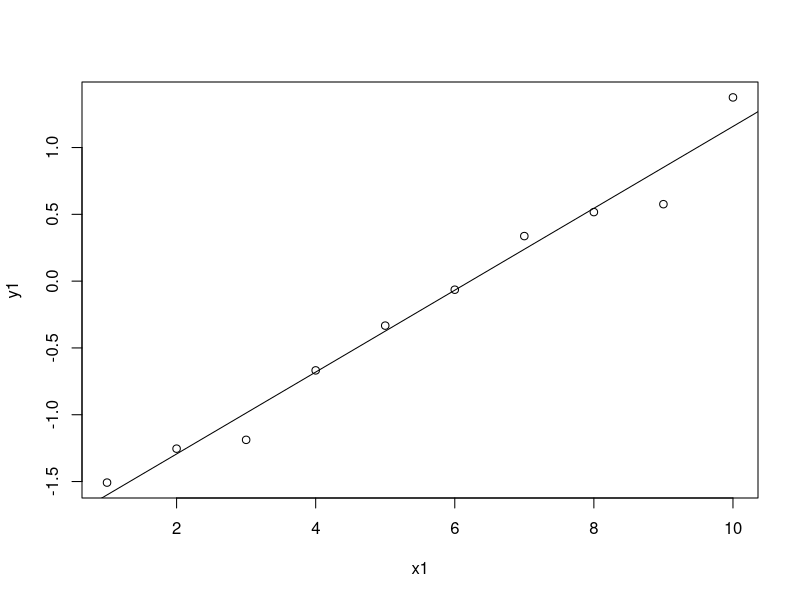
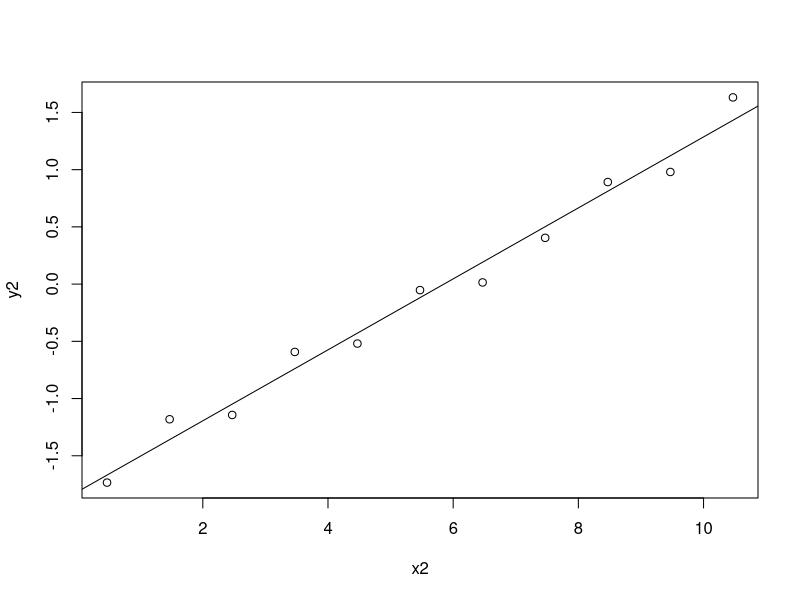
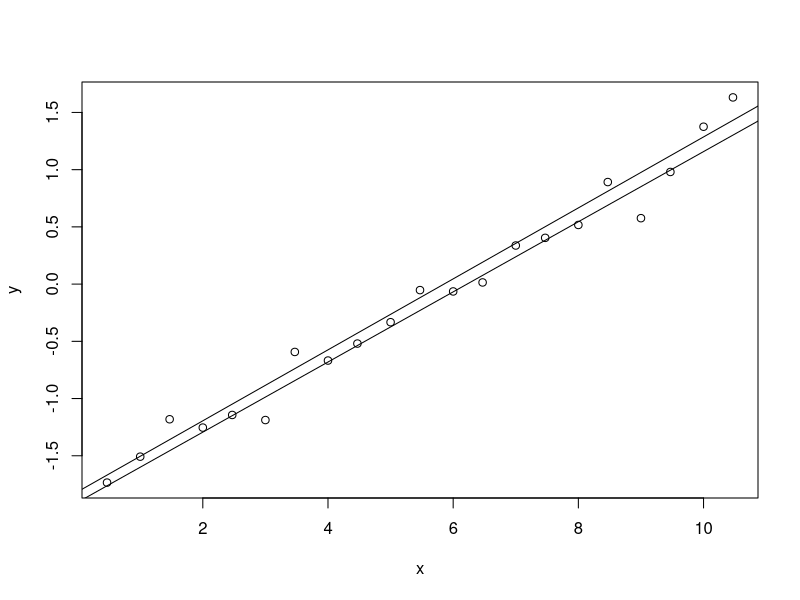

R code for these plots, in order:
# Evaluate if two linear regressions are equal

#Example
x1=c(1:10)
y1=sort(rnorm(n = 10))
reg1 <- lm(y1~x1)
reg1
plot(x1,y1)
abline(reg1)
summary(reg1)

x2=c(0.47:10.47)
y2=sort(rnorm(n = 11))
reg2 <- lm(y2~x2)
reg2
plot(x2,y2)
abline(reg2)
summary(reg2)
#################

#Dummy method

x=c(x1,x2) #combine x1 and x2
y=c(y1,y2) #combine y1 and y2
plot(x,y)
abline(reg1)
abline(reg2)

w=c(rep(x = 0,times=10),rep(x = 1,times=11)) #dummy variable
xw=x*w

reg3 <- lm(y ~ x+w+xw) #y=b0+b1x+b2w+b3xw
reg3
summary(reg3)
anova(reg3)

# if xw is significant b3 is different from 0 then the regressions differ from each other by the slope
# if w is significant b2 is different from 0 then the regressions differ from each other by the intercept
# if w and xw are not significant then both regions have the same regression

#Analysis of Variance Table

#Response: y
#         Df  Sum Sq Mean Sq  F value    Pr(>F)    
#x          1 30.0049 30.0049 427.4979 1.737e-13 ***
#w          1  3.8106  3.8106  54.2919 1.098e-06 ***
#xw         1  0.4218  0.4218   6.0095   0.02534 *  
#Residuals 17  1.1932  0.0702 

#For the example the regressions are different 
